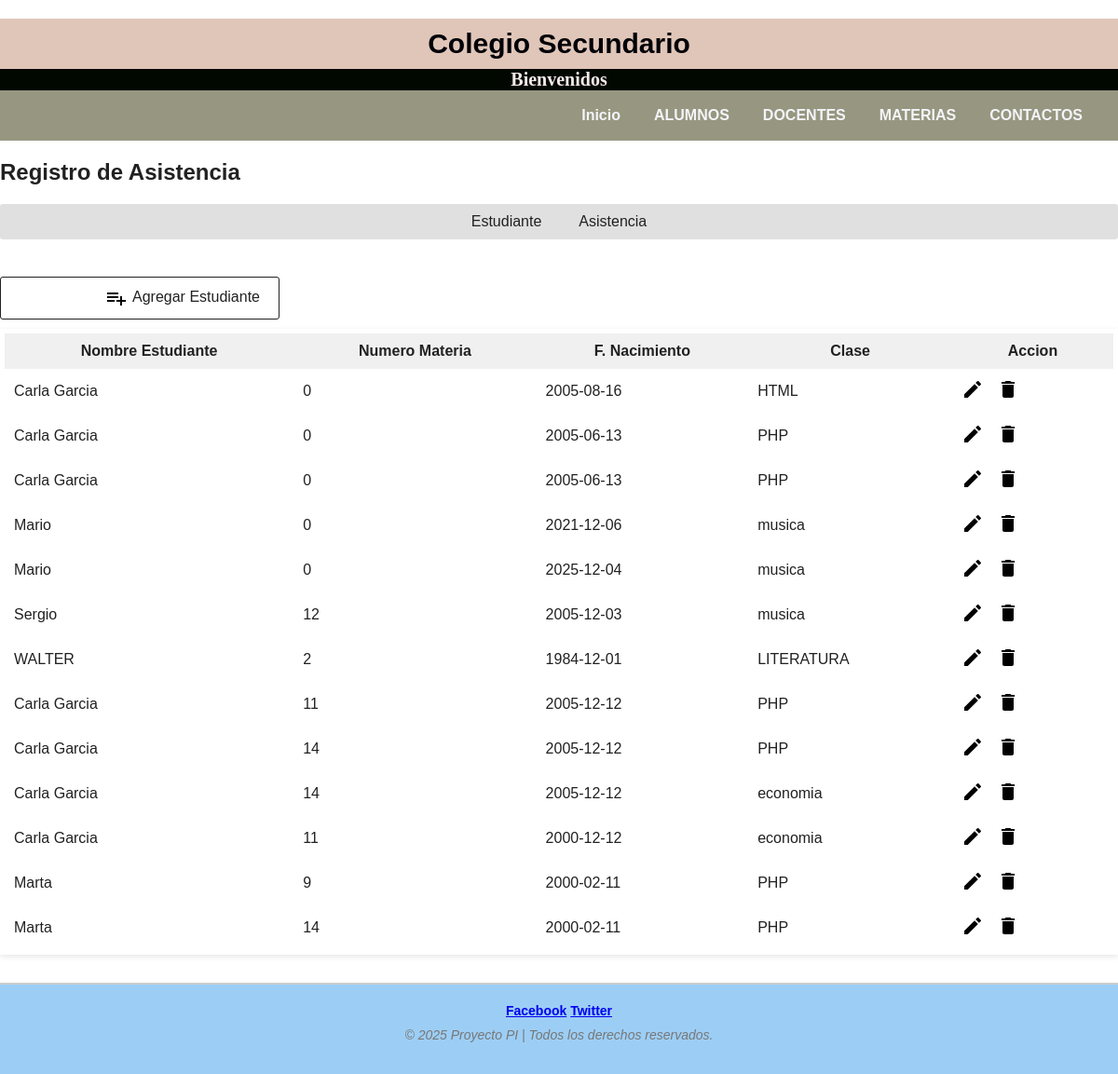
The app's page /mainfile/Alumnos.php with its own data.
### tables this page shows
CREATE TABLE `tbl_estudiante` (
  `id` int(11) NOT NULL,
  `nombres` varchar(55) NOT NULL,
  `fecha_estudiante` date NOT NULL,
  `clase` varchar(55) NOT NULL,
  `id_materia` int(11) NOT NULL
);

### Modelo/DBController.php (called while the page is built, shortened)
<?php
class DBController {
    private $host = "localhost";
    private $user = "root";
    private $password = "";
    private $database = "c";
    private $conn;
    function __construct() {
        $this->conn = $this->connectDB();
    }
    public function connectDB() {
        return mysqli_connect($this->host, $this->user, $this->password, $this->database);
    }
    public function runBaseQuery($query) {
        $result = $this->conn->query($query);
        $resultset = [];
        if ($result && $result->num_rows > 0) {
            while ($row = $result->fetch_assoc()) {
                $resultset[] = $row;
            }
        }
        return $resultset;
    }
}
?>

### Modelo/Student.php (called while the page is built, shortened)
<?php
require_once ("../Modelo/DBController.php");
class Student
{
    private $db_handle;
    function __construct() {
        $this->db_handle = new DBController();
    }
    function getAllStudent() {
        $sql = "SELECT * FROM tbl_estudiante ORDER BY id";
        $result = $this->db_handle->runBaseQuery($sql);
        return $result;
    }
}
?>

### mainfile/student.php (the view, shortened to what this page needs)
<?php require_once "header.php"; ?>
    <div style="text-align: right; margin: 20px 0px 10px;">
        <a id="btnAddAction" href="Alumnos.php?action=student-add"><img src="image/icon-add.png" />Agregar Estudiante</a>
    </div>
    <div id="toys-grid">
        <table cellpadding="10" cellspacing="1">
            <thead>
                <tr>
                    <th><strong>Nombre Estudiante</strong></th>
                    <th><strong>Numero Materia</strong></th>
                    <th><strong>F. Nacimiento</strong></th>
                    <th><strong>Clase</strong></th>
                    <th><strong>Accion</strong></th>
                </tr>
            </thead>
            <tbody>
                    <?php
                    if (! empty($result)) {
                        foreach ($result as $k => $v) {
                            ?>
          <tr>
                    <td><?php echo $result[$k]["nombres"]; ?></td>
                    <td><?php echo $result[$k]["id_materia"]; ?></td>
                    <td><?php echo $result[$k]["fecha_estudiante"]; ?></td>
                    <td><?php echo $result[$k]["clase"]; ?></td>
                    <td><a class="btnEditAction"
                        href="Alumnos.php?action=student-edit&id=<?php echo $result[$k]["id"]; ?>">
                        <img src="image/icon-edit.png" />
                        </a>
                        <a onclick="return confirm('Confirma Eliminar Registro?');" class="btnDeleteAction"
                        href="Alumnos.php?action=student-delete&id=<?php echo $result[$k]["id"]; ?>">
                        <img src="image/icon-delete.png" />
                        </a>
                    </td>
                </tr>
                    <?php
                        }
                    }
                    ?>
        </table>
    </div>
</body>
</html>

### php/includes/variables_globales.php (shortened to what this page needs)
<?php
$nombre_sitio = " Colegio Secundario";
$nav_menu = "
  <a class='nav-enlace' href='../index.php'>Inicio</a>
  <a class='nav-enlace' href='/PI/mainfile/Alumnos.php'>ALUMNOS</a>
  <a class='nav-enlace' href='/PI/mainfile/Docentes.php'>DOCENTES</a>
   <a class='nav-enlace' href='/PI/mainfile/materias.php'>MATERIAS</a>
  <a class='nav-enlace' href='/PI//mainfile/Contactos.php'>CONTACTOS</a>
";
$nombre_secundario = "Bienvenidos";
$footer = "
<footer class='footer'>
  <div class='redes-sociales'>
    <a href='https://www.facebook.com' target='_blank'><i class='fa-brands fa-facebook-f'></i> Facebook</a>
    <a href='https://www.twitter.com' target='_blank'><i class='fa-brands fa-x-twitter'></i> Twitter</a>
  </div>
  <p class='copyright'>
    &copy; " . date('Y') . " Proyecto PI | Todos los derechos reservados.
  </p>
</footer>
";
?>

### mainfile/Alumnos.php (shortened to what this page needs)
<?php
include_once ('../php/includes/variables_globales.php');
?>
<!DOCTYPE html>
<html lang="es">
<head>
  <link rel="stylesheet" href="../mainfile/css/estilos_de_contenido.css">
</head>
<body>
  <header>
    <h1 class="nombre_sitio"><?= $nombre_sitio ?></h1>
    <h2 class="nombre_secundario"><?= $nombre_secundario ?></h2>
  </header>
  <nav class="nav">
    <?= $nav_menu ?>
  </nav>
<?php
require_once ("../Modelo/DBController.php");
require_once ("../Modelo/Student.php");
require_once ("../Modelo/Materias.php");
$db_handle = new DBController();
$action = !empty($_GET["action"]) ? $_GET["action"] : "default";
switch ($action) {
    default:
        $student = new Student();
        $result = $student->getAllStudent();
        require_once __DIR__ . "/student.php";
        break;
}
?>
<footer>
  <?= $footer ?>
</footer>
</body>
</html>

### mainfile/header.php (shortened to what this page needs)
<html>
<head>
    <link href="../mainfile/css/style.css" type="text/css" rel="stylesheet" />
</head>
<body>
    <h2>Registro de Asistencia</h2>
    <div>
        <ul class="menu-list">
            <li><a href="Alumnos.php">Estudiante</a></li>
            <li><a href="Alumnos.php?action=attendance">Asistencia</a></li>
        </ul>
    </div>
</body>
</html>

### mainfile/css/estilos_de_contenido.css (style rules this page uses)
body { margin: 0; padding: 0; min-height: 100vh; width: 100%; }
.nombre_sitio { display: flex; justify-content: center; align-items: center; font-family: Verdana, sans-serif; font-size: 30px; text-align: center; color: rgb(0, 0, 8); background-color: rgb(224, 198, 184); padding: 10px 0; height: auto; margin-bottom: 0%; }
.nombre_secundario { font-family: Georgia, serif; font-size: 20px; color: rgb(245, 234, 234); background-color: rgb(0, 8, 0); text-align: center; margin-top: 0px; margin-bottom: 0px; }
.nav { background-color: rgb(151, 151, 129); display: flex; justify-content: flex-end; gap: 20px; padding: 10px 30px; font-size: 16px; }
.nav-enlace { text-decoration: none; color: rgb(244, 244, 249); font-weight: bold; padding: 8px; transition: color 0.3s ease; }
table { width: 100%; border: 5px solid white; background-color: #eedbdb; box-shadow: 0 2px 6px rgba(0, 0, 0, 0.1); }
.footer { background-color: hwb(206 61% 4%); padding: 20px; text-align: center; font-family: 'Arial', sans-serif; font-size: 14px; color: #333; border-top: 2px solid #ccc; }
.footer .redes-sociales { margin: 0 10px; text-decoration: none; color: #555; font-weight: bold; transition: color 0.3s ease; }
.footer .copyright { font-style: italic; margin-top: 10px; color: #777; }

### mainfile/css/style.css (style rules this page uses)
body { width: 100%; font-family: Arial, sans-serif; color: #212121; margin: 0; padding: 0; }
#toys-grid { margin-bottom: 30px; width: 100%; }
#toys-grid table { width: 100%; background-color: #F0F0F0; border-collapse: collapse; }
#toys-grid table td { background-color: #FFFFFF; padding: 10px; }
#btnAddAction, #btnSubmit { padding: 10px 20px; border-radius: 3px; cursor: pointer; display: block; width: 100%; max-width: 300px; margin-bottom: 10px; box-sizing: border-box; }
#btnAddAction { color: #212121; text-decoration: none; border: 1px solid #212121; background-color: transparent; }
#btnAddAction img { margin-right: 5px; vertical-align: middle; }
.btnEditAction, .btnDeleteAction { cursor: pointer; text-decoration: none; margin-right: 10px; }
ul.menu-list { list-style: none; margin: 0 0 40px 0; padding: 0; background: #E0E0E0; border-radius: 3px; width: 100%; display: flex; flex-wrap: wrap; justify-content: center; }
ul.menu-list li { padding: 10px 20px; }
ul.menu-list li a { color: #212121; text-decoration: none; }

### records on screen
tbl_estudiante: nombres "Carla Garcia", id_materia "0", fecha_estudiante "2005-08-16", clase "HTML"
tbl_estudiante: nombres "Carla Garcia", id_materia "0", fecha_estudiante "2005-06-13", clase "PHP"
tbl_estudiante: nombres "Carla Garcia", id_materia "0", fecha_estudiante "2005-06-13", clase "PHP"
tbl_estudiante: nombres "Mario", id_materia "0", fecha_estudiante "2021-12-06", clase "musica"
tbl_estudiante: nombres "Mario", id_materia "0", fecha_estudiante "2025-12-04", clase "musica"
tbl_estudiante: nombres "Sergio", id_materia "12", fecha_estudiante "2005-12-03", clase "musica"
tbl_estudiante: nombres "WALTER", id_materia "2", fecha_estudiante "1984-12-01", clase "LITERATURA"
tbl_estudiante: nombres "Carla Garcia", id_materia "11", fecha_estudiante "2005-12-12", clase "PHP"
tbl_estudiante: nombres "Carla Garcia", id_materia "14", fecha_estudiante "2005-12-12", clase "PHP"
tbl_estudiante: nombres "Carla Garcia", id_materia "14", fecha_estudiante "2005-12-12", clase "economia"
tbl_estudiante: nombres "Carla Garcia", id_materia "11", fecha_estudiante "2000-12-12", clase "economia"
tbl_estudiante: nombres "Marta", id_materia "9", fecha_estudiante "2000-02-11", clase "PHP"
tbl_estudiante: nombres "Marta", id_materia "14", fecha_estudiante "2000-02-11", clase "PHP"

### other values on screen
$nombre_sitio "Colegio Secundario"
$nombre_secundario "Bienvenidos"
